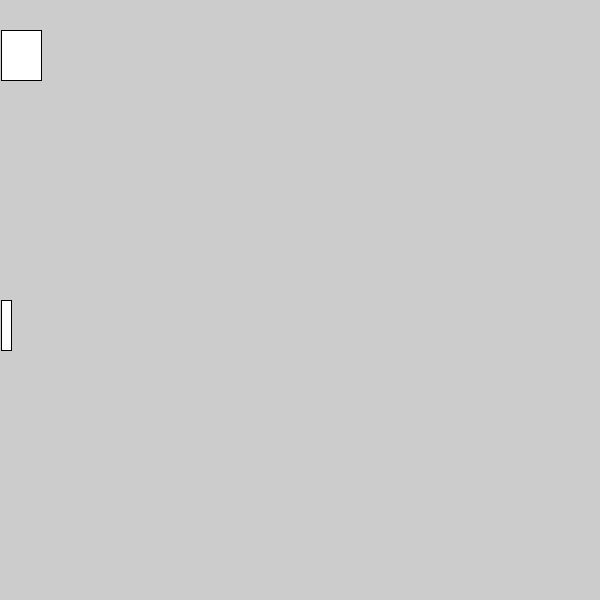
Frame 1 (no input)
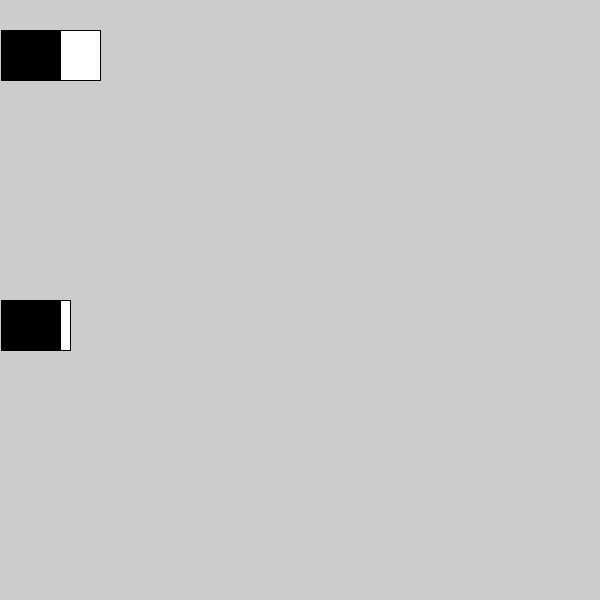
Frame 60 (the mouse pressed at the canvas centre just before this capture)
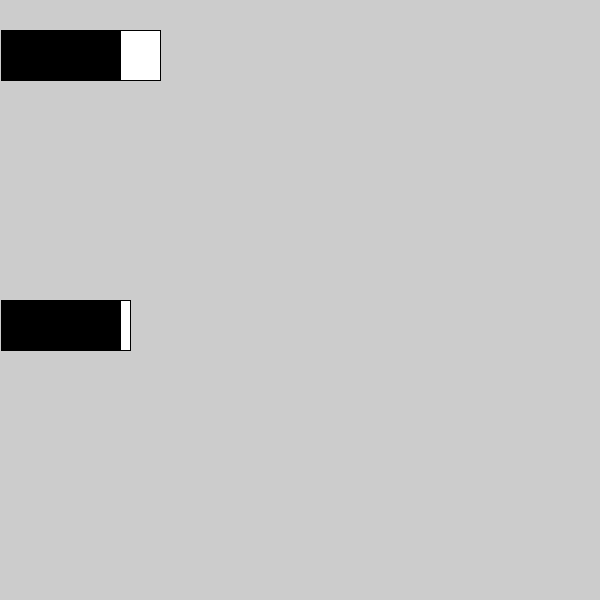
Frame 120 (the mouse held since frame 60 and released just before this capture)

The Processing sketch that drew these frames (run headless with seeded random() and noise(); from frame 60 on, the mouse is pressed at the canvas centre):

// Processing sketch: processing_184442
// ── processing_184442.pde

float gato =0;
void setup() {
size (600,600);
}
void draw () {
gato = gato +1;
rect(gato,300,10,50);
rect(gato,30,40,50);
 
}
